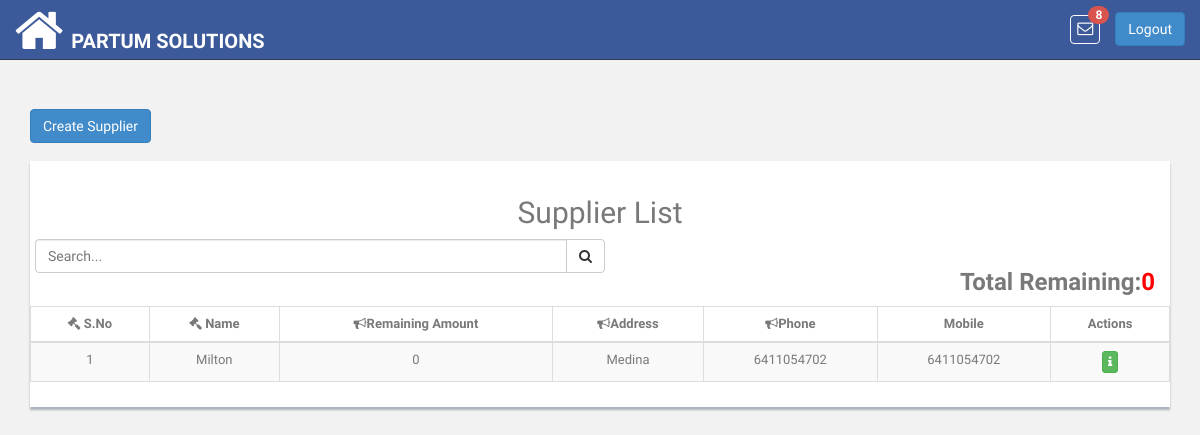
/supplier/lists/ (signed in), run on the app's committed database.
### pis_retailer/models.py (models this page shows, shortened)
class RetailerUser(models.Model):
    ROLE_TYPE_OWNER = 'owner'
    ROLE_TYPE_DATA_ENTRY_USER = 'data_entry_user'
    ROLE_TYPE_SALESMAN = 'salesman'
    ROLE_TYPE_VIEW_ACCOUNT = 'account_viewer'
    ROLE_TYPE_LEDGER_VIEW = 'ledger_viewer'
    ROLE_TYPES = (
        (ROLE_TYPE_OWNER, 'Owner'),
        (ROLE_TYPE_DATA_ENTRY_USER, 'Data Entry User'),
        (ROLE_TYPE_SALESMAN, 'Salesman'),
        (ROLE_TYPE_VIEW_ACCOUNT, 'Account Viewer'),
        (ROLE_TYPE_LEDGER_VIEW, 'Ledger Viewer'),
    )
    user = models.OneToOneField(User, related_name='retailer_user',on_delete=models.CASCADE)
    retailer = models.ForeignKey(Retailer, related_name='u_retailer',on_delete=models.CASCADE)
    role_type = models.CharField(
        max_length=100, choices=ROLE_TYPES, default=ROLE_TYPE_OWNER
    )

class Retailer(DatedModel):
    name = models.CharField(max_length=100)
    slug = models.SlugField(blank=False)
    package = models.CharField(max_length=200, null=True, blank=True)
    package_price = models.CharField(max_length=200, null=True, blank=True)
    package_expiry = models.DateField(blank=True, null=True)
    logo = models.ImageField(
        upload_to='images/retailer/logo/', max_length=1024,
        blank=True, null=True
    )

### pis_supplier/models.py (models this page shows, shortened)
class Supplier(models.Model):
    name = models.CharField(max_length=100, null=True, blank=True)
    address = models.CharField(max_length=250, null= True, blank=True)
    phone = models.CharField(max_length=100, null=True, blank=True)
    mobile_no = models.CharField(max_length=100, null=True, blank=True)
    def supplier_remaining_amount(self):
        supplier_statement = self.supplier.all()
        try:
            total_amount = supplier_statement.aggregate(Sum('supplier_amount'))
            total_amount = total_amount.get('supplier_amount__sum') or 0
            total_payments = supplier_statement.aggregate(Sum('payment_amount'))
            total_payments = total_payments.get('payment_amount__sum') or 0
        except:
            total_amount = 0
            total_payments = 0
        return total_amount - total_payments

### pis_supplier/views.py (the view)
class SupplierList(ListView):
    template_name = 'supplier/list_supplier.html'
    model = Supplier
    paginate_by = 100
    def dispatch(self, request, *args, **kwargs):
        if not self.request.user.is_authenticated:
            return HttpResponseRedirect(reverse('login'))
        return super(
            SupplierList, self).dispatch(request, *args, **kwargs)
    def get_context_data(self, **kwargs):
        context = super(SupplierList, self).get_context_data(**kwargs)
        supplier_statements = SupplierStatement.objects.all()
        try:
            supplier_amounts = supplier_statements.aggregate(Sum('supplier_amount'))
            supplier_amounts = supplier_amounts.get('supplier_amount__sum') or 0
            payment_amounts = supplier_statements.aggregate(Sum('payment_amount'))
            payment_amounts = payment_amounts.get('payment_amount__sum') or 0
        except:
            supplier_amounts = 0
            payment_amounts = 0
        total_remaining_amount = supplier_amounts - payment_amounts
        context.update({
            'total_remaining_amount':total_remaining_amount
        })
        return context

### pis_com/templatetags/template_tags.py (called while the page is built)
@register.simple_tag
def product_notifications(retailer_id):
    return Product.objects.filter(retailer__id=retailer_id)

### pis_product/models.py (called while the page is built)
    def product_available_items(self):
        try:
            obj_stock_in = self.stockin_product.aggregate(Sum('quantity'))
            stock_in = float(obj_stock_in.get('quantity__sum'))
        except:
            stock_in = 0
        try:
            obj_stock_out = self.stockout_product.aggregate(
                Sum('stock_out_quantity'))
            stock_out = float(obj_stock_out.get('stock_out_quantity__sum'))
        except:
            stock_out = 0
        return  stock_in - stock_out

### templates/supplier/list_supplier.html (shortened to what this page needs)
{% extends 'base.html' %}
{% block content %}
<div class="container">
    <div class="row">
        <div class="col-lg-12">
            <br>
            <a href="{% url 'supplier:add_supplier' %}"><button type="button" id="empolyee" class="btn btn-primary" id="load" data-loading-text="<i class='fa fa-circle-o-notch fa-spin'></i>Processing">Create Supplier</button></a>
            <br><br>
        <div class="col-md-4">
                </div>
            <div class="content-panel table-responsive">
                <h2 class="text-center">Supplier List</h2>
                <div class="input-group custom-search-form col-md-6 pull-left" style="left: 5px">
                <input type="text" class="form-control search-order" placeholder="Search...">
                <span class="input-group-btn">
                        <button class="btn btn-default" type="button">
                            <i class="fa fa-search"></i>
                        </button>
                    </span>
            </div>
                <div class="print-invoice" id="print-invoice">
            <div class="pull-right col-md-6">
                <h3 class="text-right" ><b>Total Remaining:<span style="color:red">{{ total_remaining_amount|floatformat:'-2' }}</span></b></h3>
                </div>
                <table class="table table-striped table-advance table-hover item-table table-bordered">
                    <thead>
                    <tr>
                        <th class="text-center"><i class="fa fa-gavel"></i> S.No</th>
                        <th class="text-center"><i class="fa fa-gavel"></i> Name</th>
                        <th class="text-center"><i class="fa fa-bullhorn"></i>Remaining Amount</th>
                        <th class="text-center"><i class="fa fa-bullhorn"></i>Address</th>
                        <th class="text-center"><i class="fa fa-bullhorn"></i>Phone</th>
                        <th class="text-center"> Mobile</th>
                        <th class="text-center">Actions</th>
                    </tr>
                    </thead>
                    <tbody class="order-table-body text-center">
                    {% for supplier in object_list %}
                    <tr>
                        <td>{{ forloop.counter }}</td>
                        <td>{{ supplier.name }}</td>
                        <td>{{ supplier.supplier_remaining_amount }}</td>
                        <td>{{ supplier.address }}</td>
                        <td>{{ supplier.phone }}</td>
                        <td>{{ supplier.mobile_no }}</td>
                        <td>
                            <a href="{% url 'supplier:list_supplier_statement' pk=supplier.id %}"><button class="btn btn-success btn-xs" title="All Statements"><i class="fa  fa-info"></i></button></a>
                        </td>
                    </tr>
                    {% endfor %}
                    </tbody>
                </table>
            </div>
        </div>
    </div>
</div>
</div>
{% endblock %}

### templates/base.html (shortened to what this page needs)
<!DOCTYPE html>
<html lang="en" xmlns="http://www.w3.org/1999/html">
{% load static %}
{% load template_tags %}
<head>
    <link href="{% static 'css/bootstrap.css' %}" rel="stylesheet">
    <link href="{% static 'font-awesome/css/font-awesome.css' %}" rel="stylesheet" />
    <link rel="stylesheet" type="text/css" href="{% static 'css/zabuto_calendar.css' %}">
    <link rel="stylesheet" type="text/css" href="{% static 'js/gritter/css/jquery.gritter.css' %}" />
    <link rel="stylesheet" type="text/css" href="{% static 'lineicons/style.css' %}">
    <link href="{% static 'css/style.css' %}" rel="stylesheet">
    <link href="{% static 'css/style-responsive.css' %}" rel="stylesheet">
    <link href="{% static 'css/profileImage.css' %}" rel="stylesheet" type="text/css"/>
    <link href="{% static 'css/sweetalert2.min.css' %}" rel="stylesheet" />
</head>
<body>
<section id="container" >
    <header class="header black-bg">
        <a href="{% url 'index' %}" class="home_icon" style="float:left"><i class="fa fa-home fa-4x" aria-hidden="true"></i></a>
        <a href="{% url 'index' %}" class="logo"><b>{{ request.user.retailer_user.retailer.name }}</b></a>
        <div class="right_div">
            <div class="nav notify-row" id="top_menu">
                {% product_notifications retailer_id=request.user.retailer_user.retailer.id as p_n %}
                <ul class="nav top-menu">
                    <li id="header_inbox_bar" class="dropdown">
                        <a data-toggle="dropdown" class="dropdown-toggle msg" href="index.html#">
                            <i class="fa fa-envelope-o"></i> <span class="badge badge-danger notification_count" style="background: #d9534f"></span>
                        </a>
                    </li>
                </ul>
            </div>
            <div class="top-menu">
                <a tabindex="logout" class="btn btn-primary" href="{% url 'logout' %}" style="margin-top: 12px;">Logout</a>
            </div>
        </div>
    </header>
    <section class="wrapper">
        {% block content %}{% endblock %}
    </section>
</section>
</body>
</html>

### app_static/css/style.css (style rules this page uses)
body { color: #797979; background: #f2f2f2; font-family: 'Ruda', sans-serif; padding: 0px !important; margin: 0px !important; font-size:13px; }
ul li { list-style: none; }
a, a:hover, a:focus { text-decoration: none; outline: none; }
#container { width: 100%; height: 100%; }
.header, .footer { min-height: 60px; padding: 0 15px; }
.header { position: fixed; left: 0; right: 0; z-index: 1002; }
.black-bg { background: #3C5A99; border-bottom: 1px solid #2B3D4A; }
.wrapper { display: inline-block; margin-top: 90px; padding-left: 15px; padding-right: 15px; padding-bottom: 15px; padding-top: 0px; width: 100%; }
a.logo { font-size: 20px; color: #ffffff; float: left; margin-top: 27px; text-transform: uppercase; }
a.logo b { font-weight: 900; }
#top_menu .nav > li, ul.top-menu > li { float: left; }
.notify-row { float: left; margin-top: 15px; margin-left: 92px; }
ul.top-menu > li > a { color: #666666; font-size: 16px; border-radius: 4px; -webkit-border-radius: 4px; border:1px solid #68dff0; padding: 2px 6px; margin-right: 15px; }
.notify-row .badge { position: absolute; right: -10px; top: -10px; z-index: 100; }
.content-panel { background: #ffffff; box-shadow: 0px 3px 2px #aab2bd; padding-top: 15px; padding-bottom: 5px; }

### templates/base.html (style rules this page uses)
.msg { color: #fff !important; border:none !important; border: 1px solid #fff !important; }
.right_div { float:right; }
.notify-row { margin-left: -45px !important; }
.home_icon { float:left; color:#fff; margin-right:8px; margin-top:5px; }

### data on the page
Supplier: name "Milton", supplier_remaining_amount "0", address "Medina", phone "6411054702", mobile_no "6411054702"

### other printed values
{{ request.user.retailer_user.retailer.name }} "PARTUM SOLUTIONS"
{{ total_remaining_amount|floatformat:'-2' }} "0"
